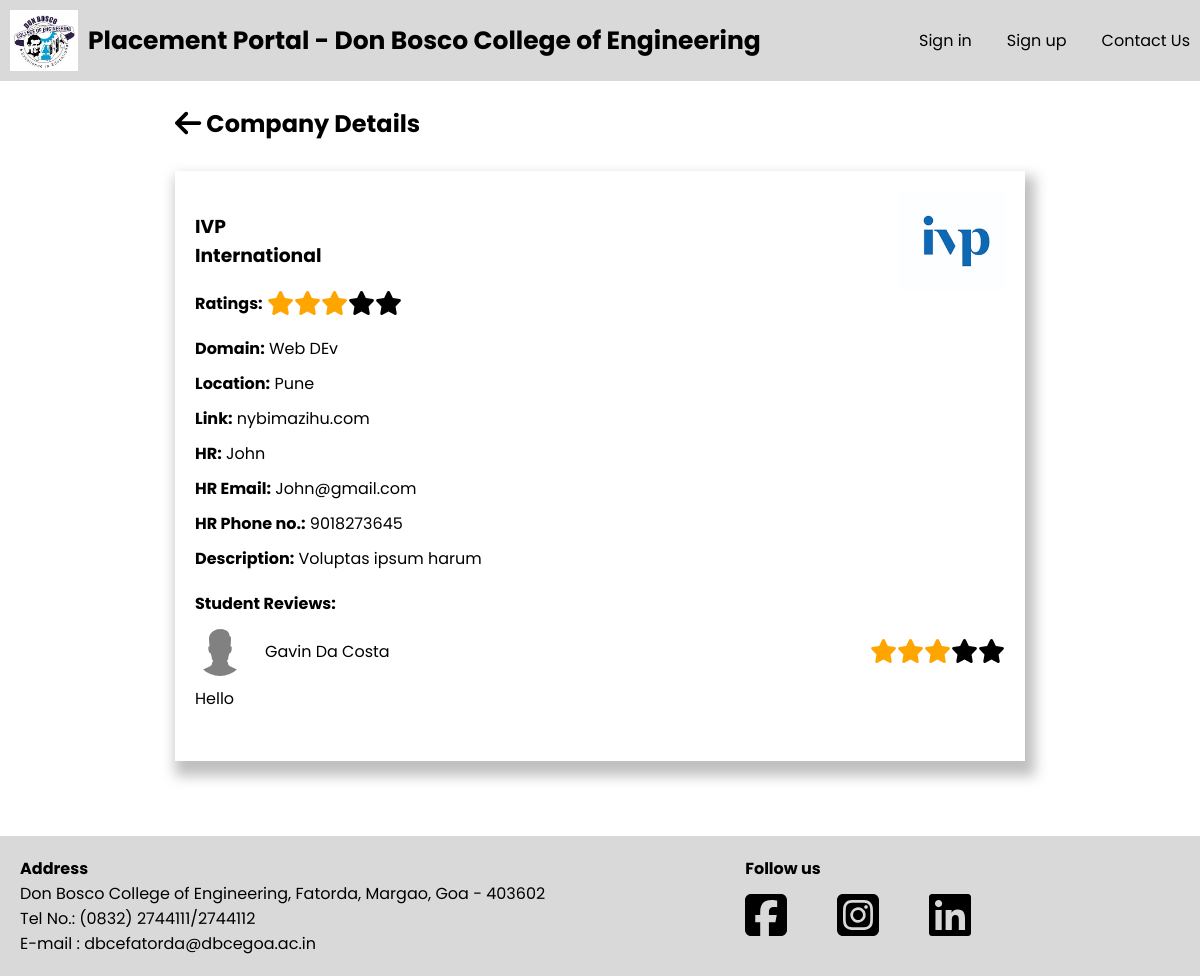
The page /Companies/company-details.php?id=3 on the database its author committed.
### tables this page shows
CREATE TABLE `company` (
  `C_id` int(11) NOT NULL,
  `C_Name` varchar(255) NOT NULL,
  `C_Logo` varchar(255) DEFAULT NULL,
  `C_Domain` varchar(255) DEFAULT NULL,
  `C_Scope` varchar(255) DEFAULT NULL,
  `C_Description` text DEFAULT NULL,
  `C_Location` varchar(255) DEFAULT NULL,
  `C_Website` varchar(255) DEFAULT NULL,
  `C_HR_name` varchar(255) DEFAULT NULL,
  `C_HR_email` varchar(255) DEFAULT NULL,
  `C_HR_phone` varchar(20) DEFAULT NULL,
  `C_Date_of_Reg` date DEFAULT current_timestamp(),
  `C_PC_Email` varchar(255) DEFAULT NULL
);

CREATE TABLE `feedback` (
  `C_id` int(11) NOT NULL,
  `S_College_Email` varchar(255) NOT NULL,
  `Message` text DEFAULT NULL,
  `Message_Date` date DEFAULT current_timestamp(),
  `Rating` int(11) DEFAULT 0,
  `J_id` int(11) NOT NULL
);

CREATE TABLE `student` (
  `S_College_Email` varchar(255) NOT NULL,
  `S_Fname` varchar(255) NOT NULL,
  `S_Mname` varchar(255) NOT NULL,
  `S_Lname` varchar(255) NOT NULL,
  `S_Personal_Email` varchar(255) NOT NULL,
  `S_Address` text NOT NULL,
  `S_Phone_no` varchar(20) NOT NULL,
  `S_Roll_no` varchar(50) NOT NULL,
  `S_PR_No` varchar(50) NOT NULL,
  `S_10th_Perc` decimal(5,2) NOT NULL,
  `S_12th_Perc` decimal(5,2) NOT NULL,
  `S_Password` varchar(255) NOT NULL,
  `S_Resume` varchar(255) NOT NULL,
  `S_Profile_pic` varchar(255) NOT NULL,
  `S_10th_marksheet` varchar(255) NOT NULL,
  `S_12th_marksheet` varchar(255) NOT NULL,
  `S_Class_id` int(11) DEFAULT NULL,
  `S_Year_of_Admission` year(4) NOT NULL,
  `Gender` varchar(1) NOT NULL,
  `PLACED` int(10) NOT NULL DEFAULT 0,
  `registration_complete` tinyint(4) NOT NULL DEFAULT 0
);

### Companies/company-details.php (the view, shortened to what this page needs)
<?php
    require "../conn.php";
    include "../utility_functions.php";
    global $conn;
    if (isset($_GET["id"])) {
            $average_rating = 0;
            $fetchCompanyQuery = "SELECT * FROM company WHERE C_id = ?";
            $fetchCompany = $conn->prepare($fetchCompanyQuery);
            $fetchCompany->bind_param("s", $_GET["id"]);
            $fetchCompany->execute();
            $result = $fetchCompany->get_result();
            if ($result->num_rows > 0) {
                $companyInfo = $result->fetch_assoc();
                $companyName = htmlspecialchars($companyInfo['C_Name']);
                $companyLocation = htmlspecialchars($companyInfo['C_Location']);
                $companyLink = htmlspecialchars($companyInfo['C_Website']);
                $hrName = htmlspecialchars($companyInfo['C_HR_name']);
                $hrEmail = htmlspecialchars($companyInfo['C_HR_email']);
                $hrPhone = htmlspecialchars($companyInfo['C_HR_phone']);
                $companyDescription = htmlspecialchars($companyInfo['C_Description']);
                $companyImage = htmlspecialchars($companyInfo['C_Logo']);
                $companyDomain = htmlspecialchars($companyInfo['C_Domain']);
                $companyScope = htmlspecialchars($companyInfo['C_Scope']);
                $ratingsQuery = "SELECT SUM(Rating) as total_ratings, COUNT(C_id) as total_cid FROM feedback WHERE C_id = ?";
                $ratings = $conn->prepare($ratingsQuery);
                $ratings->bind_param("s", $_GET["id"]);
                $ratings->execute();
                $resultRatings = $ratings->get_result();
                if ($resultRatings->num_rows > 0) {
                    $row = $resultRatings->fetch_assoc();
                    $total_ratings = $row['total_ratings'];
                    $total_cid = $row['total_cid'];
                    if ($total_cid > 0) {
                        $average_rating = $total_ratings / $total_cid;
                    } else {
                        $average_rating = 0;
                    }
                }
                else {
                    $average_rating = 0;
                }
            } else {
            }
    }
?>
<!DOCTYPE html>
<html lang="en">
<head>
    <?php include './head.php' ?>
    <link rel="stylesheet" href="./css/company-details.css">
</head>
<body>
    <div id="wrapper">
        <?php include './header.php' ?>
        <div class="container">
            <div class="main-container">
                <h2 class="main-container-heading"><a href="./companies.php"><i class="fa-solid fa-arrow-left fa-lg" style="color: #000000;"></i></a>
                    Company Details</h2>
                <div class="sections">
                    <div class="company-container">
                        <?php
                            echo '<h3>'.  $companyName .'<br>
                            <p>'.$companyScope.'</p>
                         </h3>';
                            echo '<img src="../Data/Companies/Company_Logo/'. $companyImage . '" alt="' . $companyName . '">';
                        ?>
                    </div>
                    <p class="">
                        <strong>Ratings:</strong>
                        <span class="rating-container">
                            <?php
                                $i = 0;
                                while ($i<$average_rating && $i < 5){
                                    echo '<span class="fa fa-star checked fa-xl"></span>';
                                    $i++;
                                }
                                while ($i < 5) {
                                    echo '<span class="fa fa-star fa-xl"></span>';
                                    $i++;
                                }
                            ?>
                        </span></p>
                    <div class="more-details">
                        <?php
                            echo "<p><strong>Domain:</strong> ".$companyDomain."</p>
                        <p><strong>Location:</strong> ".$companyLocation."</p>
                        <p><strong>Link:</strong> ".$companyLink."</p>
                        <p><strong>HR:</strong> ".$hrName."</p>
                        <p><strong>HR Email:</strong> ".$hrEmail."</p>
                        <p><strong>HR Phone no.:</strong> ".$hrPhone."</p>
                        <p><strong>Description:</strong> ".$companyDescription."</p>"
                        ?>
                    </div>
                    <div class="students-reviews-container">
                        <p><strong>Student Reviews:</strong></p>
                        <?php
                            getFeedbacks();
                        ?>
                    </div>
                </div>
            </div>
        </div>
        <?php include './footer.php' ?>
    </div>
</body>
</html>

### utility_functions.php (shortened to what this page needs)
<?php
function getFeedbacks()
{
    global $conn;
    $fetchFeedbackQuery = "SELECT feedback.Message as message,feedback.Rating as rating,feedback.S_College_Email as S_email,feedback.C_id,student.S_Fname as fname,student.S_Lname as lname,student.S_Profile_pic as image FROM feedback INNER JOIN student ON student.S_College_Email = feedback.S_College_Email INNER JOIN company ON company.C_id = feedback.C_id WHERE feedback.C_id = ? ORDER BY feedback.Message_Date DESC;";
    $fetchFeedback = $conn->prepare($fetchFeedbackQuery);
    $fetchFeedback->bind_param("s", $_GET["id"]);
    $fetchFeedback->execute();
    $resultFeedback = $fetchFeedback->get_result();
    if ($resultFeedback->num_rows > 0) {
        while ($row = $resultFeedback->fetch_assoc()) {
            $FStudentLogo = $row["image"];
            $FStudentMessage = $row["message"];
            $FStudentName = $row["fname"] . " " . $row["lname"];
            $FStudentrating = $row["rating"];
        }
        echo '<div class="students-review">
                    <div class="students-container">
                        <div class="students-logo-container">
                            <img src="../Data/Students/Profile_Images/' . $FStudentLogo . '" alt="">
                            <p>' . $FStudentName . '</p>
                        </div>
                        <div class="rating-container">';
        $i = 0;
        while ($i < $FStudentrating && $i < 5) {
            echo '<span class="fa fa-star checked fa-xl"></span>';
            $i++;
        }
        while ($i < 5) {
            echo '<span class="fa fa-star fa-xl"></span>';
            $i++;
        }
        echo '</div>
                    </div>
                    <p class="students-message">' . $FStudentMessage . '</p>
                </div>';
    } else {
    }
}

### Companies/css/footer.css (style rules this page uses)
a { all: unset; }

### root.css (style rules this page uses)
*,*::after,*::before { padding: 0; margin: 0; box-sizing: border-box; font-family: "Poppins", sans-serif; }
:root { --primary-blue : #0C07E4; --primary-grey : #d9d9d9; --primary-white : white; --primary-red : #FB1616; --secondary-grey : #969696; }

### Companies/css/company-details.css (style rules this page uses)
*,*::after,*::before { padding: 0; margin: 0; box-sizing: border-box; font-family: "Poppins", sans-serif; }
:root { --primary-blue : #0C07E4; --primary-grey : #d9d9d9; --primary-white : white; }
#wrapper { position: relative; }
.container { width: 100%; display:flex ; }
.main-container { width: 75%; padding: 25px; margin: 0 auto; }
.main-container-heading > a { cursor: pointer; }
.sections { position: relative; margin-top: 30px; box-shadow: 5px 10px 12.3px 5px rgba(0, 0, 0, .25); padding: 20px; margin-bottom: 50px; }
.company-container > img { height: 100px; }
.company-container { display: flex; justify-content: space-between; align-items: center; }
.more-details > p { margin-bottom: 10px; }
.more-details { margin-block: 20px; }
.students-container { display: flex; justify-content: space-between; align-items: center; }
.students-logo-container > img { height: 50px; width: 50px; border-radius: 50%; }
.students-logo-container { display: flex; align-items: center; gap: 20px; }
.students-review { margin-top: 10px; margin-bottom: 30px; }
.students-message { margin-top: 10px; }
.checked { color:orange; }

### rows shown on the page
company: C_Name "IVP", C_Scope "International", C_Logo (picture), C_Domain "Web DEv", C_Location "Pune", C_Website "nybimazihu.com", C_HR_name "John", C_HR_email "John@gmail.com", C_HR_phone "9018273645", C_Description "Voluptas ipsum harum"
feedback: S_College_Email.S_Profile_pic (placeholder picture), S_College_Email.S_Lname "Gavin Da Costa", Rating 3 (drawn), Message "Hello"
